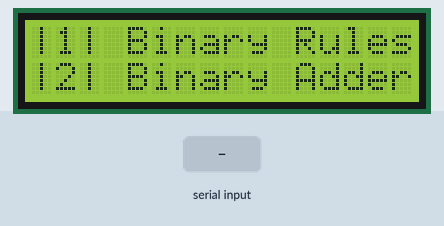
Simulated run of this sketch. Board: Arduino Uno, built with avr-gcc and run on an emulated ATmega328P. On the bench: 16×2 character LCD. The inputs (shaded band) are chosen by the test bench. What the sketch prints to the serial monitor is not drawn.

Above: at 6.2 s.
6.3 s: "1" received over Serial
At 8.0 s:
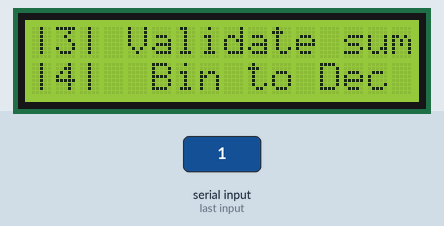
At 28.0 s:
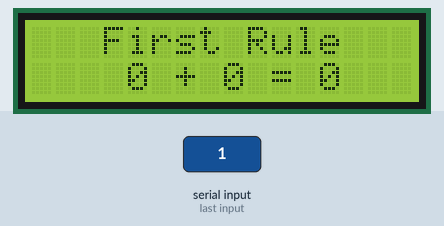
Timing chart, 0 to 29.5 s (numbered marks = the images above; inputs shaded):
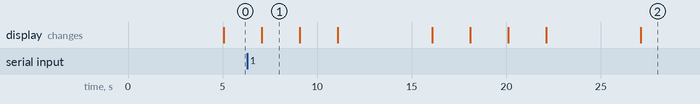

The sketch:

LMCv2_Arduino.ino
```cpp
#include <LiquidCrystal.h>
#include <math.h>

LiquidCrystal lcd(12, 11, 5, 4, 3, 2);


void setup()
{
  Serial.begin(9600);
  lcd.begin(16, 2);
  startup();
}

void startup () {
  // Clear the current output on display
  lcd.clear();
  // Configuração da primeira linha (setting the cursor on the correct row on display)
  lcd.setCursor(0, 0);
  lcd.print("|---- LMC -----|");
  // Configuração da segunda linha (setting the cursor on the correct row on display)
  lcd.setCursor(0, 1);
  lcd.print("|Arduino v1.0.0|");
  // Delay for something else (maybe...?)
  delay(5000);
}

void loop() {
  menu();
  char option = Serial.read();
  delay(5000);
  controller(option);
}

void menu() {
  short int option;
  lcd.setCursor(0, 0);
  // --------1234567890123456
  lcd.print("|1| Binary Rules");
  lcd.setCursor(0,1);
  lcd.print("|2| Binary Adder");
  delay(2000);

  lcd.setCursor(0, 0);
  // --------1234567890123456
  lcd.print("|3| Validate sum");
  lcd.setCursor(0,1);
  lcd.print("|4|  Bin to Dec ");
  delay(2000);

  lcd.setCursor(0, 0);
  // --------1234567890123456
  lcd.print("|5|  Dec to Bin ");
  lcd.setCursor(0,1);
  lcd.print("|6| Complement 2");
  delay(2000);

  lcd.setCursor(0,0);
  lcd.print("Enter the option");
  lcd.setCursor(1,1);
  lcd.print("Serial Monitor");
  Serial.println("Digite a opção desejada e envie pelo Monitor Serial!");
}

// Interface: exibição das regras de soma binária
void binaryRules () {
  short int i;
  for (i = 0; i < 2; i++) {
    lcd.clear();
    lcd.setCursor(3,0);
    //---------01234567890123456
    lcd.print("First Rule");
    lcd.setCursor(4,1);
    //---------01234567890123456
    lcd.print("0 + 0 = 0");
    delay(3500);

    lcd.clear();
    lcd.setCursor(2,0);
    //---------01234567890123456
    lcd.print("Second Rule");
    lcd.setCursor(4,1);
    //---------01234567890123456
    lcd.print("0 + 1 = 0");
    delay(3500);

    lcd.clear();
    lcd.setCursor(3,0);
    //---------01234567890123456
    lcd.print("Third Rule");
    lcd.setCursor(4,1);
    //---------01234567890123456
    lcd.print("1 + 0 = 0");
    delay(3500);

    lcd.clear();
    lcd.setCursor(2,0);
    //---------01234567890123456
    lcd.print("Fourth Rule");
    lcd.setCursor(0,1);
    //---------01234567890123456
    lcd.print("1+1 = 0 (up one)");
    delay(3500);
  }
}

void controller (char option) {
  short int firstBool[8], secondBool[8], resultado[8];
  switch (option) {
    case '1':
      binaryRules();
      break;
    /*case '2':
      lcd.clear();
      lcd.setCursor(0,0);
      lcd.print("Input in 8-bit");
      lcd.setCursor(1,1);
      lcd.print("Serial Monitor");

      delay(3000);
      Serial.println(" 1) Digite o primeiro valor (8 Bits ~ Bit a Bit): ");
      for (int i = 0; i < 8; i++) {
        if (inputLow.read() == HIGH) {
          firstBool[i] = 0;
        } else if (inputHigh.read() == HIGH) {
          firstBool[i] = 1;
        }
      }
      Serial.println(" 2) Digite o segundo valor (8 Bits ~ Bit a Bit).: ");
      scanf("%hd%hd%hd%hd%hd%hd%hd%hd", &secondBool[0], &secondBool[1], &secondBool[2], &secondBool[3], &secondBool[4], &secondBool[5], &secondBool[6], &secondBool[7]);
      break;*/
  }
}
```

Measured:
- after the input at 6.3 s, the display: first differs from a run without the input after 20.8 s (image 2)
- what the display in image 1 shows lasts 2.0 s, from 7.1 s to 9.1 s
